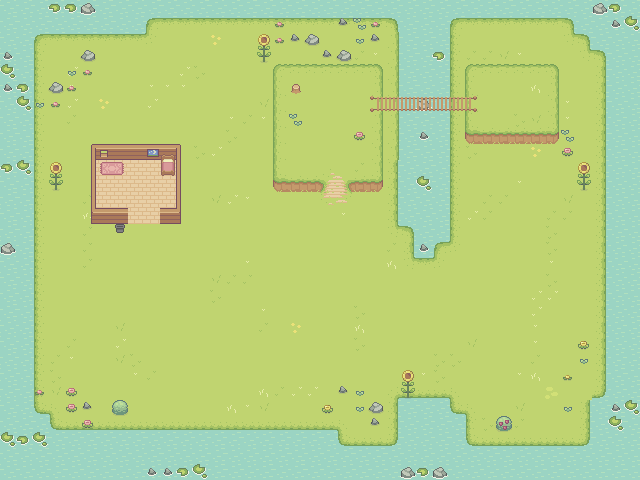

Rendered tile map (Tiled .tmx) drawn with the repository's tilesets; below, a short description and the map source with its tile grids summarised:
An orthogonal 40x30 tile map with 16x16 px tiles, 4 tile layers (water, ground, obstacles, bridge), 9 tilesets and 60 objects.

<map version="1.10" tiledversion="1.11.2" orientation="orthogonal" renderorder="right-down" width="40" height="30" tilewidth="16" tileheight="16" infinite="0" nextlayerid="7" nextobjectid="107">
 <tileset firstgid="1" source="main-tiles.tsx" />
 <tileset firstgid="78" source="Water.tsx" />
 <tileset firstgid="82" source="Basic Grass Biom things 1.tsx" />
 <tileset firstgid="127" source="big.tsx" />
 <tileset firstgid="130" source="hills.tsx" />
 <tileset firstgid="229" source="Tilled_Dirt_v2.tsx" />
 <tileset firstgid="306" source="Wood Bridge.tsx" />
 <tileset firstgid="321" source="Wooden House.tsx" />
 <tileset firstgid="356" source="Basic Furniture.tsx" />
 <layer id="1" name="water" width="40" height="30" locked="1">
  <data>[1200 cells, 986 non-empty, 5 distinct tile ids]</data>
 </layer>
 <layer id="3" name="ground" width="40" height="30" locked="1">
  <data>[1200 cells, 890 non-empty, 26 distinct tile ids]</data>
 </layer>
 <layer id="2" name="obstacles" width="40" height="30" locked="1">
  <data>[1200 cells, 187 non-empty, 43 distinct tile ids]</data>
 </layer>
 <layer id="6" name="bridge" width="40" height="30" locked="1">
  <data>[1200 cells, 12 non-empty, 8 distinct tile ids]</data>
 </layer>
 <objectgroup id="5" name="trees" locked="1">
  <object id="35" gid="129" x="98.6667" y="116.667" width="62.6667" height="81.6667" />
  <object id="36" gid="129" x="485.333" y="380.667" width="61" height="81.6667" />
  <object id="37" gid="128" x="71" y="382.667" width="62" height="72.3333" />
  <object id="38" gid="127" x="567" y="111.333" width="41.3333" height="94" />
 </objectgroup>
 <objectgroup id="4" name="collision">
  <object id="8" x="81.3333" y="48.3333" width="0.333333" />
  <object id="19" x="0" y="-0.333333" width="33.3333" height="479" />
  <object id="20" x="33.6667" y="-0.666667" width="111.667" height="34.3333" />
  <object id="21" x="142" y="-1" width="499" height="19.6667" />
  <object id="22" x="570.333" y="17" width="72" height="16" />
  <object id="23" x="586.333" y="32" width="59.6667" height="17.3333" />
  <object id="25" x="604.333" y="49.3333" width="35.6667" height="431" />
  <object id="26" x="590" y="397.667" width="20.6667" height="84" />
  <object id="28" x="-5.66667" y="445.333" width="596.333" height="38.3333" />
  <object id="29" x="31" y="411.667" width="19.3333" height="38.3333" />
  <object id="31" x="48" y="429.333" width="292.333" height="20.6667" />
  <object id="41" x="119" y="94.6667" width="23" height="16" />
  <object id="42" x="99" y="51.3333" width="59.3333" height="40.3333" />
  <object id="43" x="98.6667" y="35" width="46.6667" height="17.3333" />
  <object id="44" x="140.667" y="43.3333" width="17.6667" height="8" />
  <object id="45" x="75.3333" y="321.333" width="57" height="34.3333" />
  <object id="46" x="70.6667" y="320.667" width="13" height="35.6667" />
  <object id="47" x="77" y="354.333" width="52.6667" height="5.66667" />
  <object id="48" x="84.3333" y="360.667" width="33" height="3" />
  <object id="49" x="92.3333" y="362.667" width="21" height="14.6667" />
  <object id="50" x="90.6667" y="311" width="25" height="20.3333" />
  <object id="51" x="77.3333" y="315" width="50" height="6.33333" />
  <object id="52" x="487" y="314.333" width="58" height="40.3333" />
  <object id="53" x="495.667" y="353.667" width="43" height="5" />
  <object id="54" x="504.333" y="357.333" width="24.3333" height="18.3333" />
  <object id="55" x="492.333" y="306.667" width="48.3333" height="10" />
  <object id="56" x="487.667" y="310.667" width="9.66667" height="4" />
  <object id="57" x="496" y="300" width="41.6667" height="12.3333" />
  <object id="58" x="570.667" y="70.6667" width="36.6667" height="14" />
  <object id="59" x="569.333" y="19" width="39.6667" height="55" />
  <object id="60" x="577" y="83" width="20.3333" height="21.3333" />
  <object id="65" x="398" y="398" width="53" height="14" />
  <object id="66" x="398" y="412.667" width="68" height="18" />
  <object id="67" x="397.333" y="431.333" width="70" height="25.6667" />
  <object id="68" x="394" y="17.6667" width="57.3333" height="14" />
  <object id="70" x="411" y="224.333" width="38.6667" height="16.3333" />
  <object id="71" x="413.333" y="240" width="21" height="18.3333" />
  <object id="75" x="398.333" y="116.641" width="51" height="110.693" />
  <object id="76" x="464.667" y="129.667" width="94" height="13.3333" />
  <object id="77" x="557" y="64.3333" width="2.66667" height="70.3333" />
  <object id="78" x="464.333" y="63.6667" width="93.6667" height="2" />
  <object id="80" x="464.667" y="118.397" width="3" height="15.2698" />
  <object id="82" x="273.333" y="63.6667" width="110.333" height="2.33333" />
  <object id="84" x="271.667" y="63.3333" width="2.66667" height="127.333" />
  <object id="85" x="271.333" y="178.333" width="47.1636" height="9.87055" />
  <object id="86" x="360.144" y="178.609" width="22.5225" height="9.87909" />
  <object id="87" x="380.333" y="117.828" width="2" height="60.1721" />
  <object id="88" x="292.333" y="84.6667" width="7.66667" height="8" />
  <object id="89" x="91" y="144.333" width="5.66667" height="79.3333" />
  <object id="90" x="90.6667" y="208.333" width="30.7899" height="12.2528" />
  <object id="92" x="166.876" y="209.333" width="14.1234" height="12.724" />
  <object id="93" x="176.333" y="144" width="4" height="68.6667" />
  <object id="94" x="91.3333" y="147.031" width="89" height="12.6349" />
  <object id="97" x="380" y="64" width="85.3333" height="20.6667" />
  <object id="102" x="380.394" y="116.576" width="88" height="16.7576" />
  <object id="105" x="400" y="32" width="49.3333" height="37.3333" />
 </objectgroup>
</map>
